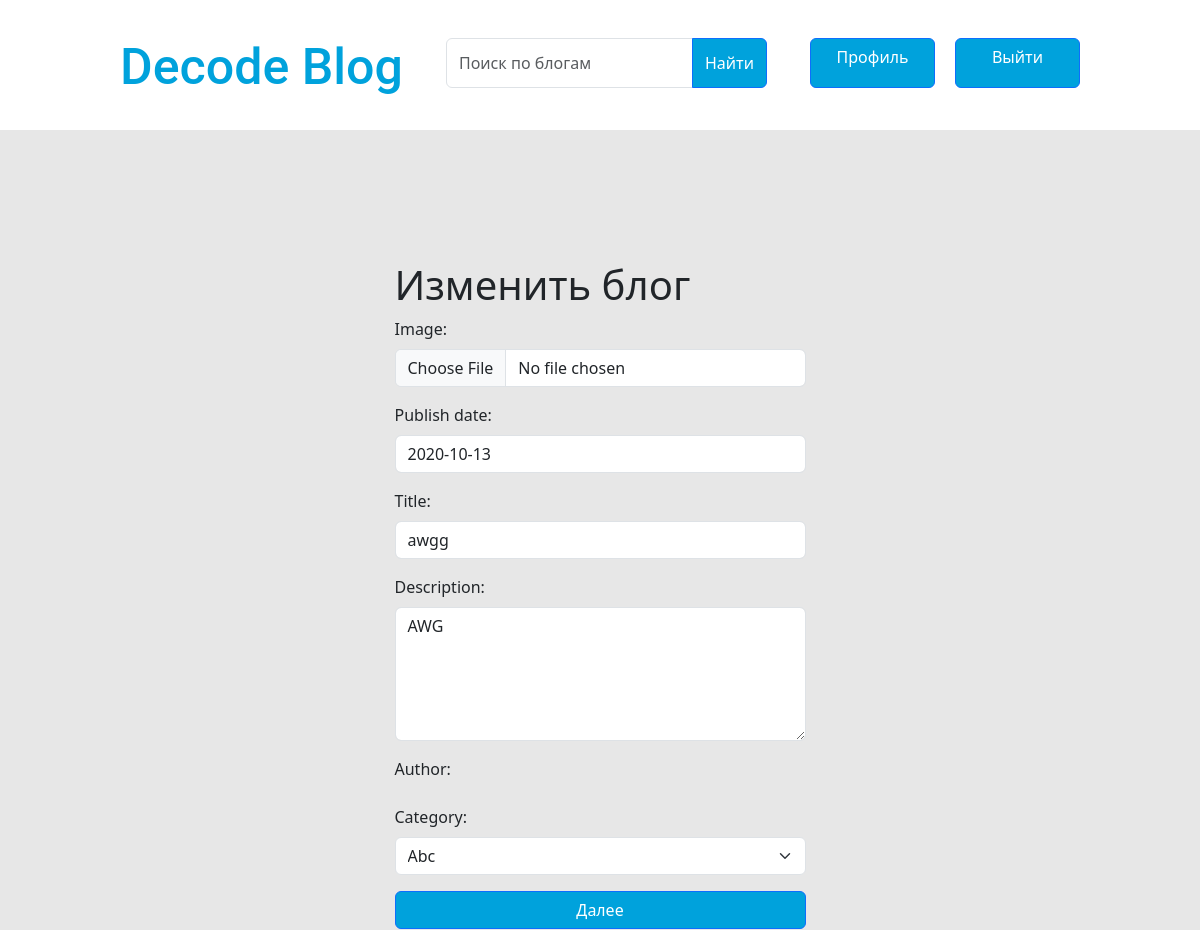
The page /creation/edit_page/1/ on the database its author committed.
### creation/models.py (models this page shows, shortened)
class Blog(models.Model):
    image = models.ImageField(blank=True, null=True, upload_to=uniq_name_upload)
    publish_date = models.DateField()
    title = models.CharField(max_length=255)
    description = models.TextField()
    author = models.ForeignKey(User, on_delete=models.CASCADE, blank=True, null=True)
    category = models.ForeignKey(Category, on_delete=models.PROTECT)
    def to_json(self):
        return {
            'image': self.image,
            'publish_date': self.publish_date,
            'title': self.title,
            'description': self.description,
            'author': self.author,
            'category': self.category,
        }

### creation/views.py (the view, shortened to what this page needs)
# urls.py: path('edit_page/<int:blog_id>/', views.EditBlog.as_view(),  name='edit_page'),
class EditBlog(View):
    def get(self, request, blog_id):
        blog = Blog.objects.get(id=blog_id)
        form = BlogCreationForm(blog.to_json())
        context = {
            'title': 'Редактировать фильм',
            'form': form,
            'blog': blog,
        }
        return render(request, 'creation/edit_page.html', context=context)

### creation/forms.py
class BlogCreationForm(forms.ModelForm):
    class Meta:
        model = Blog
        fields = '__all__'
        widgets = {
            'image': forms.FileInput(attrs={'class': 'form-control'}),
            'publish_date': forms.DateInput(attrs={'class': 'form-control'}),
            'title': forms.TextInput(attrs={'class': 'form-control'}),
            'description': forms.Textarea(attrs={'rows': 5, 'class': 'form-control'}),
            'author': forms.HiddenInput(attrs={'class': 'form-select'}),
            'category': forms.Select(attrs={'class': 'form-select'}),
        }

### creation/models.py (called while the page is built)
    def __str__(self):
        return self.name

### creation/templates/creation/edit_page.html (shortened to what this page needs)
{% extends 'creation/base.html' %}
{% load static %}
{% block link %}<link rel="stylesheet" href="{% static 'creation/edit_page.css' %}"> {% endblock %}
{% block div %}
    <div class="right-btns">
        <a href="{% url 'authe:profile' %}" class="signup btn btn-primary" style="background-color: #00A2DC;">Профиль</a>
        <a href="{% url 'authe:signout' %}" class="signin btn btn-primary" style="background-color: #00A2DC;">Выйти</a>
    </div>
{% endblock %}
{% block main %}
    <div class="main d-flex align-items-center justify-content-center vh-100 ">
        <form action="{% url 'creation:edit_page' blog.id %}" method="POST" class="d-flex justify-content-center flex-md-column" enctype="multipart/form-data">
            <h1 class = "regist">Изменить блог</h1>
            {% for f in form %}
            <p>
                <label for="{{ f.id_for_label }}" class="form-label">{{ f.label }}:</label>
                {{ f }}
            </p>
            {% endfor %}
            <button type="submit" class="btn btn-primary" style="background-color: #00A2DC;">Далее</button>
        </form>
    </div>
{% endblock %}

### creation/static/creation/edit_page.css (style rules this page uses)
.right-btns { display: flex; justify-content: space-between; margin-right: 10%; }
.signup { width: 125px; height: 50px; flex-shrink: 0; margin-top: 38px; }
.signin { width: 125px; height: 50px; flex-shrink: 0; margin-top: 38px; margin-left: 20px; }
body { background-color: #E7E7E7; }
.main { display: flex; padding-top: 130px; }

### rows shown on the page
Blog: form "2020-10-13" "awgg" "AWG" "Abc"

### other values the page prints
{{ f.label }} "Image" "Publish date" "Title" "Description" "Author" "Category"
